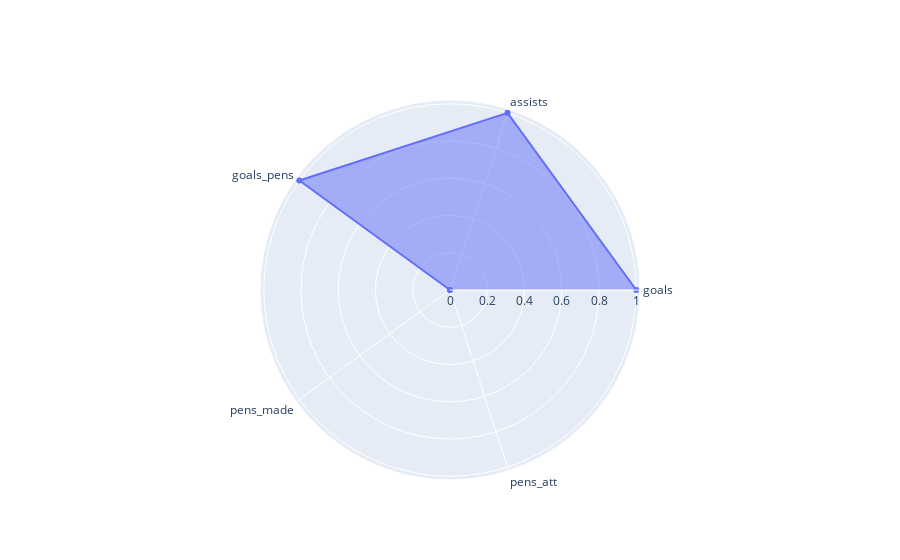

The code cell stored with this chart in its notebook:
### Code cell
#to make the radar chart
theta = ['goals', 'assists', 'goals_pens', 'pens_made', 'pens_att']
r = []
for t in theta:
    r.append(int(df_player.loc[indice, t]))

#radar chart built
layout = go. Layout(
polar = dict(
radialaxis = dict(
visible = True)),
showlegend=False)
fig = go.Figure(data=go.Scatterpolar(
  r=r,
  theta=theta,
  fill='toself'
))
fig.show()

### Figure 1 — Plotly figure (JSON) as saved in the notebook; plotly's stock layout.template omitted (floating-point values rounded to 4 significant figures)
{"data": [{"fill": "toself", "r": [1, 1, 1, 0, 0], "theta": ["goals", "assists", "goals_pens", "pens_made", "pens_att"], "type": "scatterpolar"}], "layout": {}}
